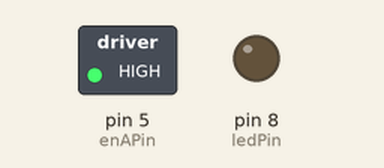
Simulated run of this sketch. Board: Arduino Uno, built with avr-gcc and run on an emulated ATmega328P. Shown: switched loads named in the sketch (green lamp = pin HIGH), output pins drawn as LEDs (lit = HIGH).

Above: at 0.3 s.
At 4.6 s:
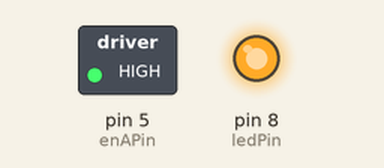
Timing chart, 0 to 7.0 s (numbered marks = the images above):
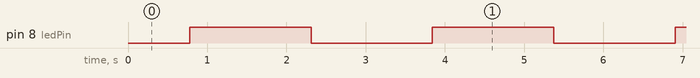

The sketch:

fade.ino
```cpp
/*
  Fade (from http://arduino.cc/en/Tutorial/Fade )

  L293D on Motodurino does not have the fade effect
  Because L293D only has digital state
*/

int enAPin = 5; // enA for L293D
int ledPin = 8; // in1 for L293D
int brightness = 0;  // how bright the LED is
int fadeAmount = 5;  // how many points to fade the LED by

void setup(){
  pinMode(ledPin, OUTPUT);  // declare pin 8 to be an output for LED
  pinMode(enAPin, OUTPUT);  // declare pin 5 to be an output for enable

  digitalWrite(enAPin, HIGH);  // Set enable
}

void loop(){
  // set the brightness of LED
  analogWrite(ledPin, brightness);

  brightness = brightness + fadeAmount;

  if (brightness == 0 || brightness == 255) {
    fadeAmount = -fadeAmount;
  }

  delay(30);
}
```

Measured:
- by itself, pin 8 (ledPin): alternates HIGH for 1.5 s and LOW for 1.5 s
